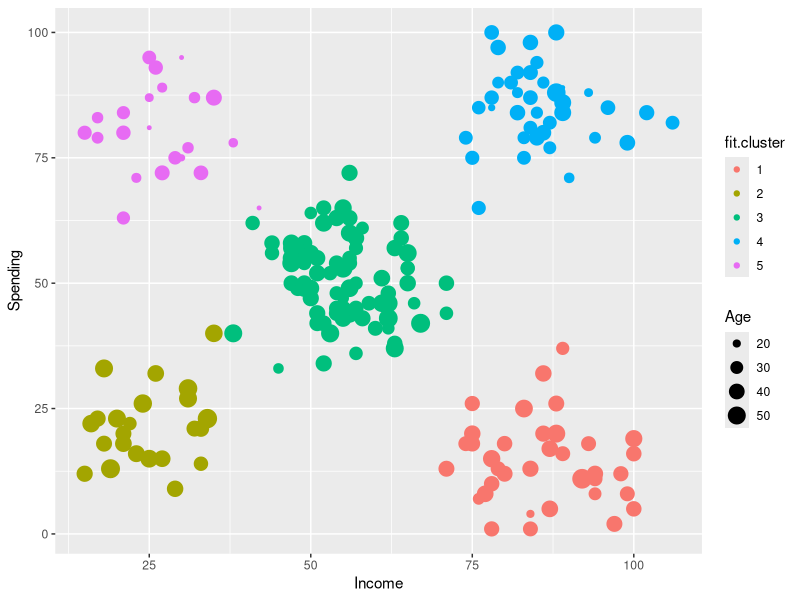

The R script that drew this image:
# ==============================================================================
# K-Means Clustering
# ------------------------------------------------------------------------------
# Channel : https://www.youtube.com/c/ManusiaSetengahChiKuadrat
# Paket   : ggplot2
# Data    : data/mall_customers.csv (data dummy, lihat data/generate_dummy_data.R)
# Catatan : Buka R-Studio-Tutorial.Rproj agar working directory = root repo.
# ==============================================================================

# Membaca data: ambil kolom Age, Annual_Income, Spending_Score
dataku <- read.csv("data/mall_customers.csv")
dataku <- dataku[, 3:5]
colnames(dataku) <- c("Age", "Income", "Spending")
head(dataku)

# K-means dengan 5 cluster.
# set.seed agar hasil selalu sama (pusat awal k-means dipilih secara acak),
# nstart = 25 -> coba 25 pusat awal berbeda lalu ambil hasil terbaik.
set.seed(123)
fit <- kmeans(dataku, centers = 5, nstart = 25)

# Rata-rata tiap cluster
aggregate(dataku, by = list(cluster = fit$cluster), FUN = mean)

# Tambahkan label cluster ke data
dataku2 <- data.frame(dataku, fit.cluster = as.factor(fit$cluster))
head(dataku2)
str(dataku2)

# Visualisasi
library(ggplot2)
ggplot(dataku2, aes(x = Income, y = Spending, col = fit.cluster, size = Age)) +
  geom_point()
